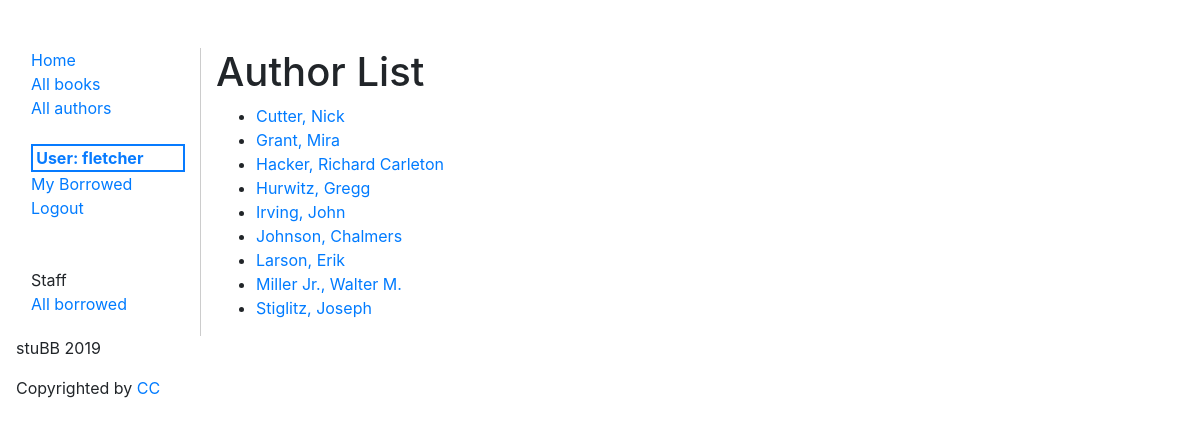
Page /catalog/authors (signed in) on the earlier database version.
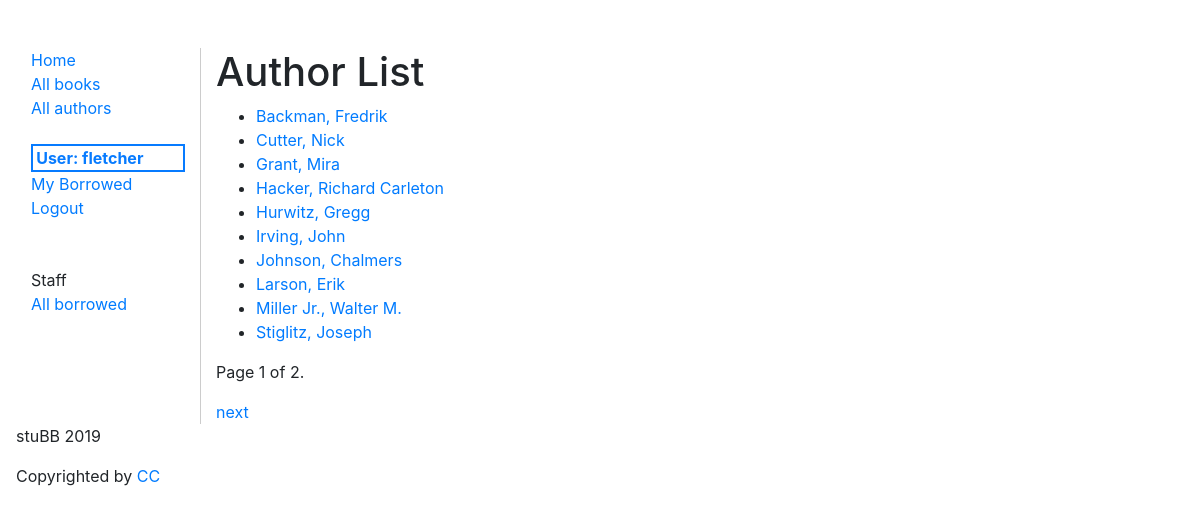
Same page on the later database version.
### catalog/models.py (models this page shows, shortened)
class Author(models.Model):
  first_name = models.CharField(max_length=100)
  last_name = models.CharField(max_length=100)
  date_of_birth = models.DateField(null=True, blank=True, verbose_name='Birthdate (yyyy-mm-dd)' )
  date_of_death = models.DateField('died', null=True, blank=True)
  born_in = models.CharField(max_length=200, null=True, blank=True)
  education = models.CharField(max_length=200, null=True, blank=True)
  COMMON_BOOK_AWARDS = (
    ('booker', 'Booker Award'),
    ('caldecott', 'Caldecott Medal'),
    ('nba', 'National Book Award'),
    ('nbcca', 'National Book Critics Circle Award'),
    ('newbery', 'Newbery Medal'),
    ('npl', 'Nobel Prize for Literature'),
    ('p/f', 'PEN/Faulkner Award'),
    ('pp', 'Pulitzer Prize'),
    ('cwp', "Commonwealth Writers' Prize"),
    ('emma', 'EMMA Awards')
  )
  awards = models.CharField(max_length=10, choices=COMMON_BOOK_AWARDS, null=True, blank=True)
  class Meta:
    ordering = ["last_name", "first_name"]
  def get_absolute_url(self):
    return reverse('author-detail', args=[str(self.id)])

### catalog/views.py (the view)
# urls.py: path('authors', views.AuthorListView.as_view(), name="authors"),
class AuthorListView(LoginRequiredMixin, generic.ListView):
  model = Author
  template_name = 'catalog/author_list.html'
  paginate_by = 10

### templates/catalog/author_list.html (shortened to what this page needs)
{% extends 'catalog/base.html' %}
{% block content %}
    <h1>Author List</h1>
    {% if author_list %}
    <ul>
        {% for author in author_list %}
            <li><a href="{{ author.get_absolute_url }}">{{ author.last_name }}, {{ author.first_name }}</a>{{ author.book }}</li>
        {% endfor %}
    </ul>
    {% else %}
        <p>There are no authors listed at this time.</p>
    {% endif %}
{% endblock %}

### templates/catalog/base.html (shortened to what this page needs)
<!DOCTYPE html>
<html lang="en">
  <head>
    {% load staticfiles %}
    {% block head %}
    <link rel="stylesheet" href="{% static 'styles/catalog.css' %}" />
    <link rel="stylesheet" href="https://stackpath.bootstrapcdn.com/bootstrap/4.1.3/css/bootstrap.min.css">
    {% endblock %}
  </head>
  <body>
    <div class="container-fluid">
    <div class="row">
      <div class="col-sm-2">
      {% block sidebar %}
        <ul class="sidebar-nav">
          <li><a href="{% url 'index' %}">Home</a></li>
          <li><a href="{% url 'books' %}">All books</a></li>
          <li><a href="{% url 'authors' %}">All authors</a></li><br />
        {% if user.is_authenticated %}
          <li class="current-user">User: {{ user.get_username }}</li>
          <li><a href="{% url 'my-borrowed' %}">My Borrowed</a> </li>
          <li><a href="{% url 'logout'%}">Logout</a></li>
          <br><br>
          <li>Staff</li>
          <li><a href="{% url 'all-borrowed' %}">All borrowed</a></li>
        {% else %}
          <li><a href="{% url 'login'%}">Login</a></li>
        {% endif %}
        </ul>
     {% endblock %}
      </div>
      <div class="col-sm-10 content">
        {% block content %}{% endblock %}
        {% block pagination %}
  {% if is_paginated %}
    <div class="pagination">
      <span class="page-links">
        <span class="page-current">
          <p>Page {{ page_obj.number }} of {{ page_obj.paginator.num_pages }}.</p>
        </span>
        {% if page_obj.has_next %}
          <a href="{{ request.path }}?page={{ page_obj.next_page_number }}">next</a>
        {% endif %}
      </span>
    </div>
  {% endif %}
{% endblock %}
      </div>
    </div>
  </div>
  <footer class="basic-footer">
      <p> stuBB 2019</p>
      <p>Copyrighted by <a href="https://creativecommons.org/licenses/by/3.0/">CC</a></p>
  </footer>
  </body>
</html>

### catalog/static/styles/catalog.css (style rules this page uses)
.sidebar-nav { margin-top: 3em; list-style: none; margin-left: -1.5em; }
.content { margin-top: 3em; border-left: 1px solid #ccc; }
.current-user { border: 2px solid #077bff; color: #077bff; font-weight: bold; padding-left: .2em; }
footer { padding-left: 1em; }

Differences in the rows shown:
added Author: last_name "Backman", first_name "Fredrik"
Other differences:
{{ page_obj.number }}: (not shown) → "1"
{{ page_obj.paginator.num_pages }}: (not shown) → "2"
text now shown: "Page of . next"
